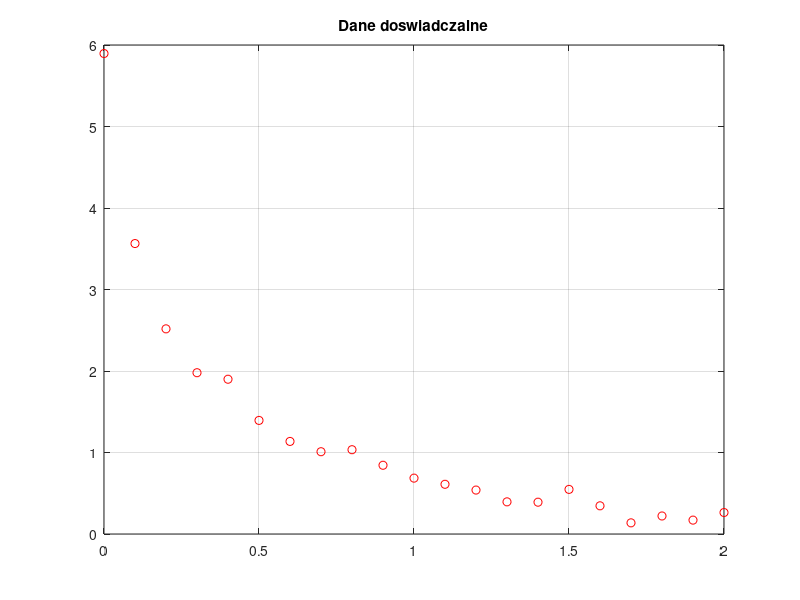

Here is the MATLAB script that generated this plot: (Note: this script raises an error after producing the figure.)
% optim_curvefit3.m
% Dopasowanie funkcji do danych funkcji, analogicznie jak w optim_curvefit2.m tylko trudniej
clear all; close all;

  global dane            % zmienna globalna - tzn. widziana z innych *.m zbiorow

  dane = ...             % pary punktow (x,y), otrzymane doswiadczalnie
  [ 0.0000    5.8955     % np. podczas laboratorium z fizyki
    0.1000    3.5639     % pierwsza kolumna argument x
    0.2000    2.5173     % druga kolumna wartosc y
    0.3000    1.9790
    0.4000    1.8990
    0.5000    1.3938
    0.6000    1.1359
    0.7000    1.0096
    0.8000    1.0343
    0.9000    0.8435
    1.0000    0.6856
    1.1000    0.6100
    1.2000    0.5392
    1.3000    0.3946
    1.4000    0.3903
    1.5000    0.5474
    1.6000    0.3459
    1.7000    0.1370
    1.8000    0.2211
    1.9000    0.1704
    2.0000    0.2636 ];

    x = dane(:,1);               % pobranie wektora argumentow x
    y = dane(:,2);               % pobranie wektora wartosci funkcji y
    plot(x,y,'ro')               % wykres y w funkcji x, czerwone "o"
    title('Dane doswiadczalne')  % tytul
    grid                         % krata
    pause                        % pauza
    clc                          % czyszczenie ekranu tekstowego

    %  Z teorii wynika, ze dane zjawisko opisuje teoretyczna zaleznosc:
    %
    %	  y = f( x ) = c(1) * exp(-lambda(1)*x) + c(2) * exp(-lambda(2)*x)
    %
    %  Powyzsza funkcja ma dwa parametry liniowe: c(1) i c(2)
    %  oraz dwa parametry nieliniowe: lambda(1) i lambda(2).
    %  Chcemy wyznaczyc takie wartosci tych parametrow, tak aby funkcja y=f(x)
    %  byla najlepiej dopasowana do punktow eksperymentalnych (x,y).

    params = [ 3.5, 2.5, 12, 1 ]; % punkt startowy [ c(1), c(2), lam(1), lam(2) ]

  % c(1) = 2.998787301736222, c(2)=2.896688863655001
  % labda(1) = 10.606681005172833, lambda(2) = 1.404754349489554
    toler  = 0.1;                % wymagany blad
    opt = optimset( 'TolX', toler ); 

    blad = fminsearch('fun_fit3', params, opt );  % procedura minimalizacyjna
	                                               % naciskaj enter
    c(1:2) = blad(1:2),                            % wynikowe c(1) i (2)
    lambda(1:2) = blad(3:4),                       % wynikowe lambda(1) i (2)

    fy = c(1)*exp(-lambda(1)*x) + c(2)*exp(-lambda(2)*x);  % wartości funkcji z modelu
    blad = std(fy-y)                                       % blad: model - rzeczywistosc
